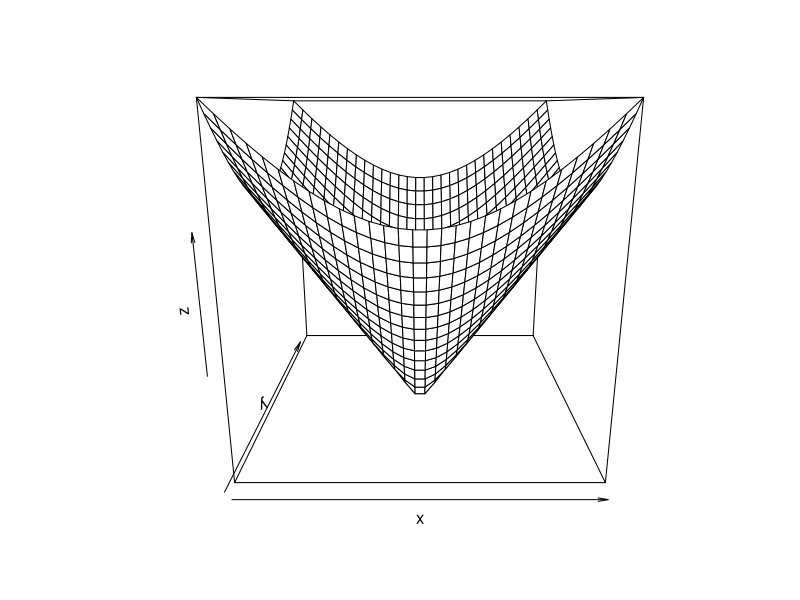
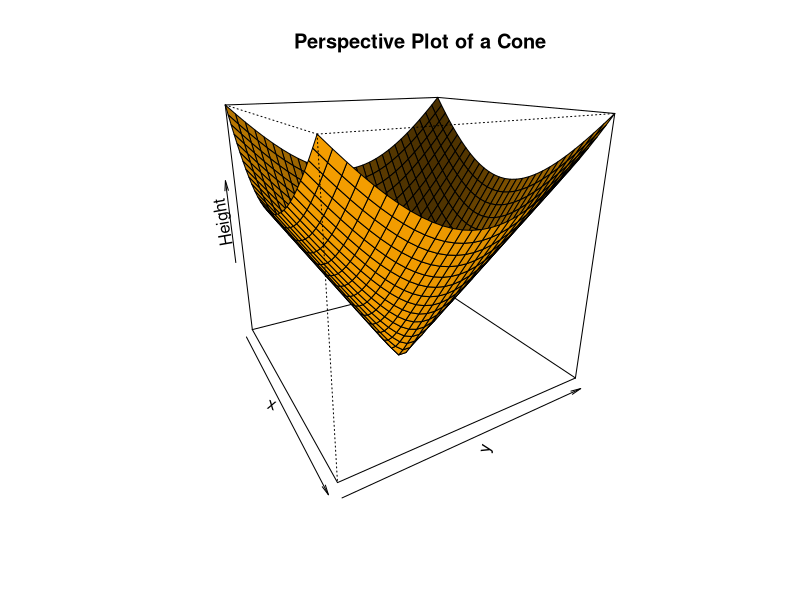

Write the R code that produced these figures, in order.

#To illustrate simple right circular cone
cone <- function(x, y){
  sqrt(x ^ 2 + y ^ 2)}

# prepare variables.
x <- y <- seq(-1, 1, length = 30)
z <- outer(x, y, cone)
#outer() is used to apply a function to two arrays
# plot the 3D surface
persp(x, y, z)
#===========================
  # Adding Titles and Labeling Axes to Plot
  cone <- function(x, y){
    sqrt(x ^ 2 + y ^ 2)
  }

# prepare variables.
x <- y <- seq(-1, 1, length = 30)
z <- outer(x, y, cone)

# plot the 3D surface
# Adding Titles and Labeling Axes to Plot
persp(x, y, z,
      main="Perspective Plot of a Cone",
      zlab = "Height",
      theta = 60, phi = 20,#theta, phi :angles defining the viewing direction. 
                           #theta gives the azimuthal direction:azimuth angle is 
                     #the compass direction from which the sunlight is coming and phi the
              #  colatitude(a colatitude is the complementary angle of a given latitude, i.e. 
             #the difference between 90° and the latitude.)
      col = "orange",shade=0.5)

